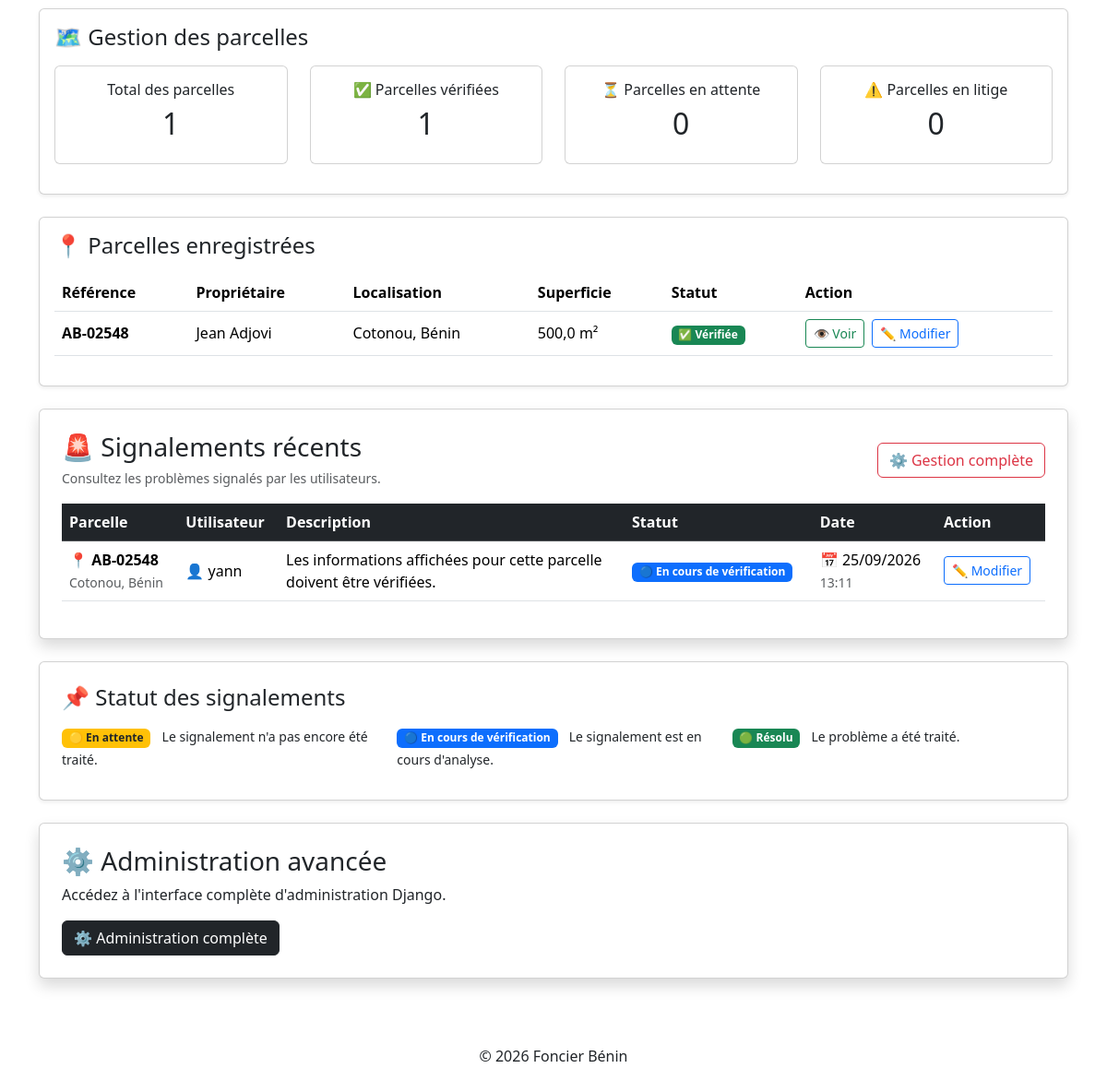
Before: /admin-dashboard/ (signed in, lower part) with the older database file.
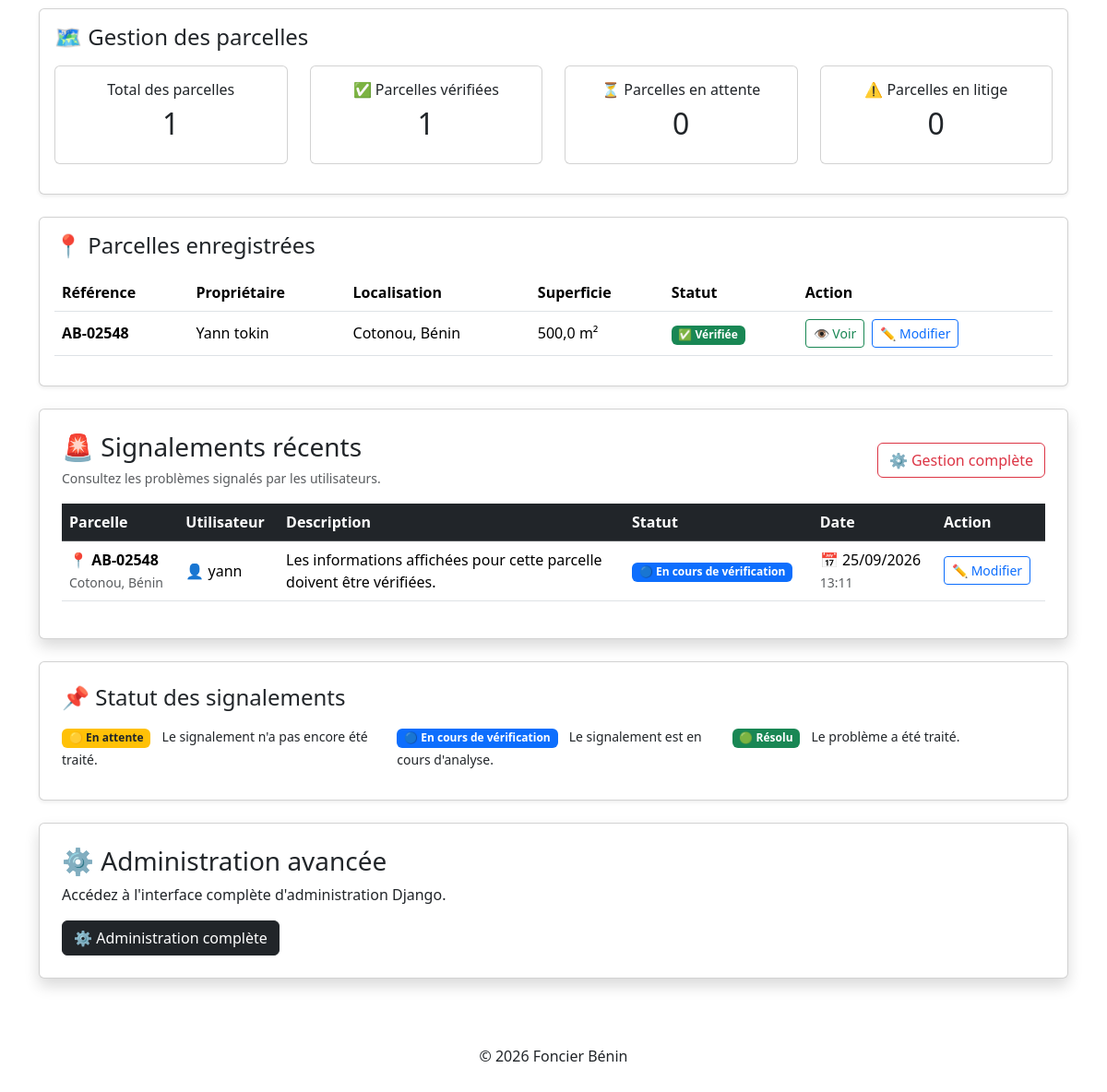
After: the same page with the newer database file.
### land/models.py (models this page shows, shortened)
class Parcel(models.Model):
    STATUS_CHOICES = [
        ('VERIFIED', 'Vérifiée'),
        ('PENDING', 'En attente'),
        ('DISPUTED', 'En litige'),
    ]
    SALE_STATUS_CHOICES = [
        ('AVAILABLE', 'Disponible'),
        ('RESERVED', 'Réservée - paiement effectué'),
        ('SOLD', 'Vendue'),
    ]
    reference = models.CharField(
        max_length=50,
        unique=True
    )
    owner = models.ForeignKey(
        Owner,
        on_delete=models.SET_NULL,
        null=True,
        blank=True
    )
    location = models.CharField(
        max_length=255
    )
    area = models.FloatField(
        help_text="Superficie en m²"
    )
    latitude = models.FloatField()
    longitude = models.FloatField()
    status = models.CharField(
        max_length=20,
        choices=STATUS_CHOICES,
        default='PENDING'
    )
    price = models.DecimalField(
        max_digits=15,
        decimal_places=2,
        null=True,
        blank=True,
        verbose_name="Prix de vente"
    )
    for_sale = models.BooleanField(
        default=False,
        verbose_name="À vendre"
    )
    sale_status = models.CharField(
        max_length=20,
        choices=SALE_STATUS_CHOICES,
        default='AVAILABLE',
        verbose_name="État de la vente"
    )
    created_at = models.DateTimeField(
        auto_now_add=True
    )

class Owner(models.Model):
    first_name = models.CharField(
        max_length=100
    )
    last_name = models.CharField(
        max_length=100
    )
    phone = models.CharField(
        max_length=30,
        blank=True
    )
    email = models.EmailField(
        blank=True
    )

### accounts/views.py (the view)
@login_required
def admin_dashboard(request):
    if not request.user.is_staff:
        return redirect('user_dashboard')
    reports = (
        Report.objects
        .select_related('parcel', 'user')
        .order_by('-created_at')
    )
    total_reports = reports.count()
    pending_reports = reports.filter(
        status='PENDING'
    ).count()
    reviewing_reports = reports.filter(
        status='REVIEWING'
    ).count()
    resolved_reports = reports.filter(
        status='RESOLVED'
    ).count()
    parcels = (
        Parcel.objects
            .select_related('owner')
            .order_by('-created_at')
    )
    total_parcels = parcels.count()
    verified_parcels = parcels.filter(
        status='VERIFIED'
    ).count()
    pending_parcels = parcels.filter(
        status='PENDING'
    ).count()
    disputed_parcels = parcels.filter(
        status='DISPUTED'
    ).count()
    return render(
        request,
        'admin_dashboard/dashboard.html',
        {
            'reports': reports,
            'total_reports': total_reports,
            'pending_reports': pending_reports,
            'reviewing_reports': reviewing_reports,
            'resolved_reports': resolved_reports,
            'parcels': parcels,
            'total_parcels': total_parcels,
            'verified_parcels': verified_parcels,
            'pending_parcels': pending_parcels,
            'disputed_parcels': disputed_parcels,
        }
    )

### templates/admin_dashboard/dashboard.html (shortened to what the changed rows need)
{% extends 'base.html' %}
{% load i18n %}
{% block content %}
<div class="card shadow-sm mt-4 mb-4">
    <div class="card-body">
        <div class="row">
            <div class="col-md-3 mb-3">
                <div class="card text-center p-3 h-100">
                    <h2>
                        {{ total_parcels }}
                    </h2>
                </div>
            </div>
            <div class="col-md-3 mb-3">
                <div class="card text-center p-3 h-100">
                    <h2>
                        {{ verified_parcels }}
                    </h2>
                </div>
            </div>
            <div class="col-md-3 mb-3">
                <div class="card text-center p-3 h-100">
                    <h2>
                        {{ pending_parcels }}
                    </h2>
                </div>
            </div>
            <div class="col-md-3 mb-3">
                <div class="card text-center p-3 h-100">
                    <h2>
                        {{ disputed_parcels }}
                    </h2>
                </div>
            </div>
        </div>
    </div>
</div>
<div class="card shadow-sm mb-4">
    <div class="card-body">
        {% if parcels %}
            <div class="table-responsive">
                <table class="table table-hover align-middle">
                    <thead>
                        <tr>
                            <th>
                                {% trans "Référence" %}
                            </th>
                            <th>
                                {% trans "Propriétaire" %}
                            </th>
                            <th>
                                {% trans "Localisation" %}
                            </th>
                            <th>
                                {% trans "Superficie" %}
                            </th>
                            <th>
                                {% trans "Statut" %}
                            </th>
                            <th>
                                {% trans "Action" %}
                            </th>
                        </tr>
                    </thead>
                    <tbody>
                        {% for parcel in parcels %}
                            <tr>
                                <td>
                                    <strong>
                                        {{ parcel.reference }}
                                    </strong>
                                </td>
                                <td>
                                    {% if parcel.owner %}
                                        {{ parcel.owner.first_name }}
                                        {{ parcel.owner.last_name }}
                                    {% else %}
                                        {% trans "Non renseigné" %}
                                    {% endif %}
                                </td>
                                <td>
                                    {{ parcel.location }}
                                </td>
                                <td>
                                    {{ parcel.area }} m²
                                </td>
                                <td>
                                    {% if parcel.status == "VERIFIED" %}
                                        <span class="badge bg-success">
                                            ✅ {% trans "Vérifiée" %}
                                        </span>
                                    {% elif parcel.status == "PENDING" %}
                                        <span class="badge bg-warning text-dark">
                                            ⏳ {% trans "En attente" %}
                                        </span>
                                    {% elif parcel.status == "DISPUTED" %}
                                        <span class="badge bg-danger">
                                            ⚠️ {% trans "En litige" %}
                                        </span>
                                    {% else %}
                                        {{ parcel.get_status_display }}
                                                        {% endif %}
                </td>
<td>
    <div class="d-flex gap-2">
        <a
            href="{% url 'parcel_detail' parcel.id %}"
            class="btn btn-sm btn-outline-success"
        >
            👁️ {% trans "Voir" %}
        </a>
        <a
            href="{% url 'admin:land_parcel_change' parcel.id %}"
            class="btn btn-sm btn-outline-primary"
        >
            ✏️ {% trans "Modifier" %}
        </a>
    </div>
</td>
        {% endfor %}
                    </tbody>
                </table>
            </div>
        {% else %}
            <div class="alert alert-info mb-0">
                {% trans "Aucune parcelle n'est encore enregistrée." %}
            </div>
        {% endif %}
    </div>
</div>
<div
    id="reports"
    class="card shadow p-4 mt-4"
>
    {% if reports %}
    <div class="table-responsive">
        <table class="table table-hover align-middle">
            <thead class="table-dark">
                <tr>
                    <th>
                        {% trans "Parcelle" %}
                    </th>
                    <th>
                        {% trans "Utilisateur" %}
                    </th>
                    <th>
                        {% trans "Description" %}
                    </th>
                    <th>
                        {% trans "Statut" %}
                    </th>
                    <th>
                        {% trans "Date" %}
                    </th>
                    <th>
                        {% trans "Action" %}
                    </th>
                </tr>
            </thead>
        </table>
    </div>
    {% else %}
    <div class="alert alert-info mb-0">
        ℹ️
        {% trans "Aucun signalement n'a encore été enregistré." %}
    </div>
    {% endif %}
</div>
{% endblock %}

Changed rows visible on the page:
changed Parcel "AB-02548": owner.first_name "Jean" → "Yann"; owner.last_name "Adjovi" → "tokin"
